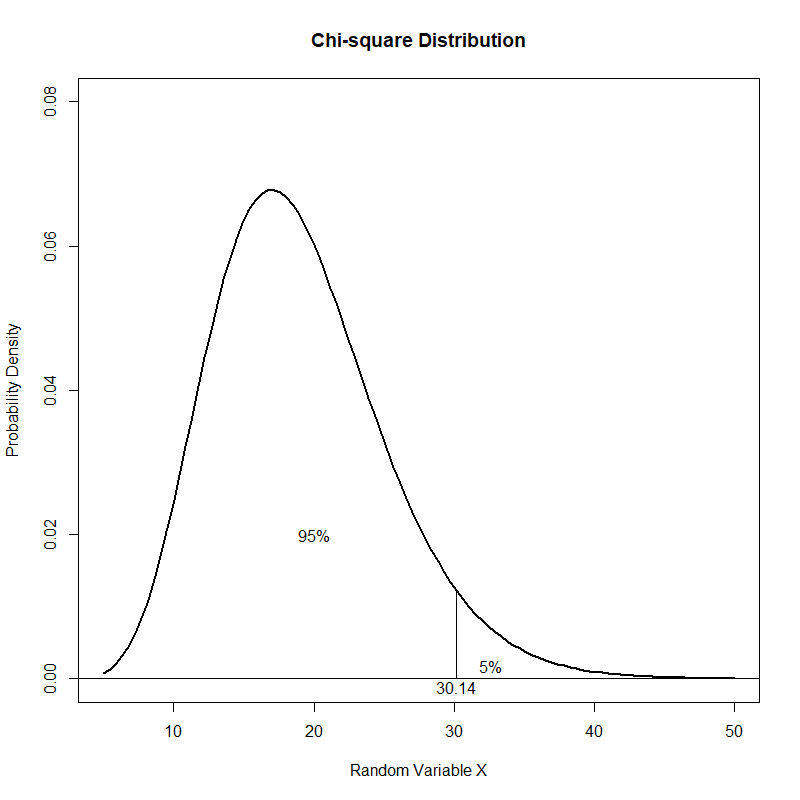

The R source for this figure:
### CHI-SQUARE DISTRIBUTION ###

# R documentation
help("dchisq")

# Set the degrees of freedom
df <- as.numeric(readline(prompt = "Type the degrees of freedom value: "))
while(df <= 0){
  df <- as.numeric(readline(prompt = "Error! The degrees of freedom value must be greater than 0: "))
}

# Build probability plot
curve(dchisq(x, df = df),
      from = 5,
      to = 50,
      type = "l",
      lwd = 2,
      xlab = "Random Variable X",
      ylab = "Probability Density",
      main = "Chi-square Distribution",
      ylim = c(0, 0.08))
abline(h = 0)
lines(rep(qchisq(0.95, df), 2), c(0, dchisq(qchisq(0.95, df), df))) 
text(qchisq(0.95, df), 0, paste(round(qchisq(0.95, df), 2)), adj = c(0.5, 1.1))
text(qchisq(0.95, df) - 5, 0.01, "95%")
text(qchisq(0.95, df) + 2, 0, "5%", adj = c(0.1, -0.5))

# EXAMPLE

curve(dchisq(x, df = 19),
      from = 5,
      to = 50,
      type = "l",
      lwd = 2,
      xlab = "Random Variable X",
      ylab = "Probability Density",
      main = "Chi-square Distribution",
      ylim = c(0, 0.08))
abline(h = 0)
lines(rep(qchisq(0.95, 19), 2), c(0, dchisq(qchisq(0.95, 19), 19))) 
text(qchisq(0.95, 19), 0, paste(round(qchisq(0.95, 19), 2)), adj = c(0.5, 1.1))
text(20, 0.02, "95%")
text(32, 0, "5%", adj = c(0.1, -0.5))
